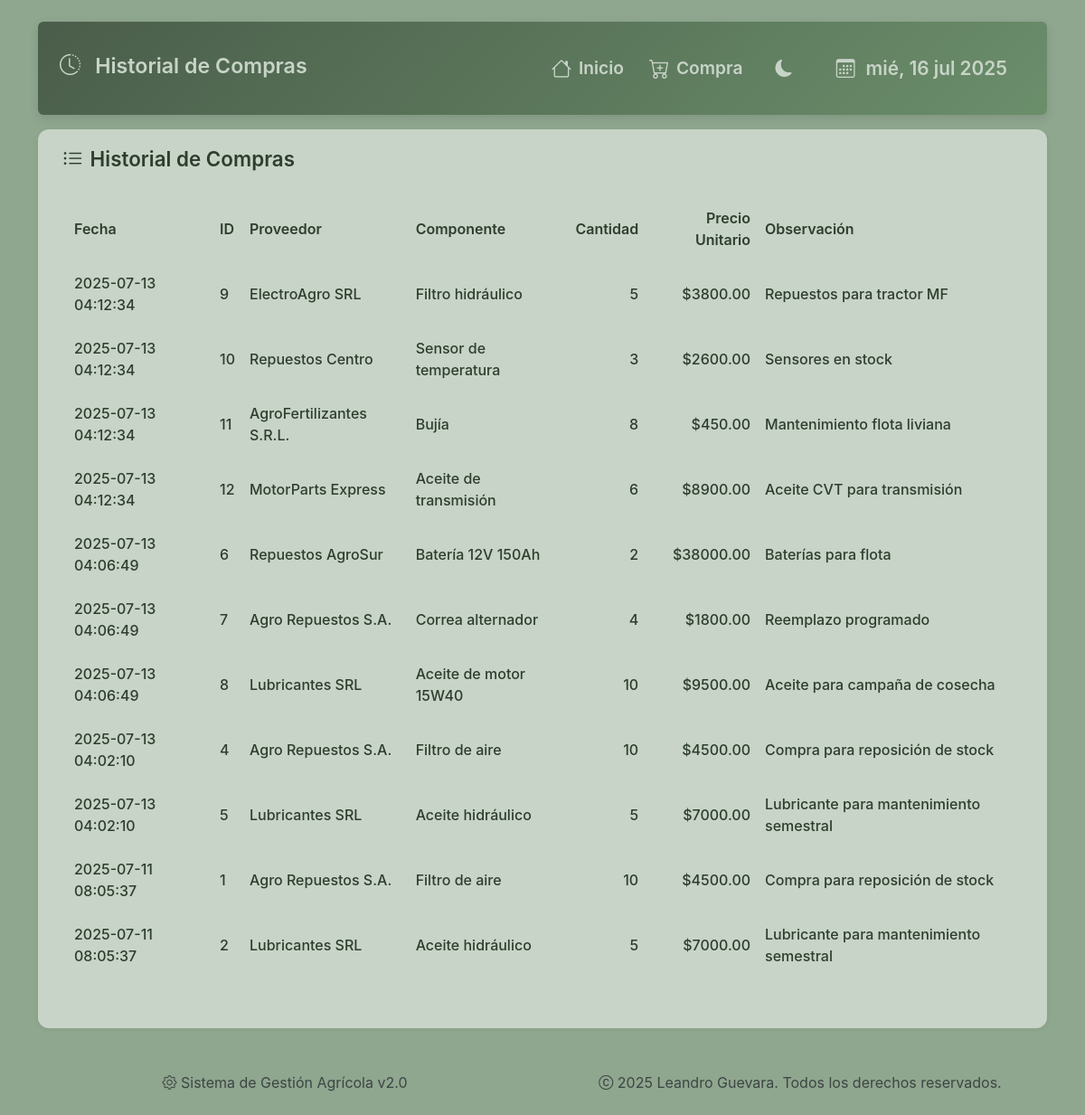
The page /compras/ on the database as committed earlier.
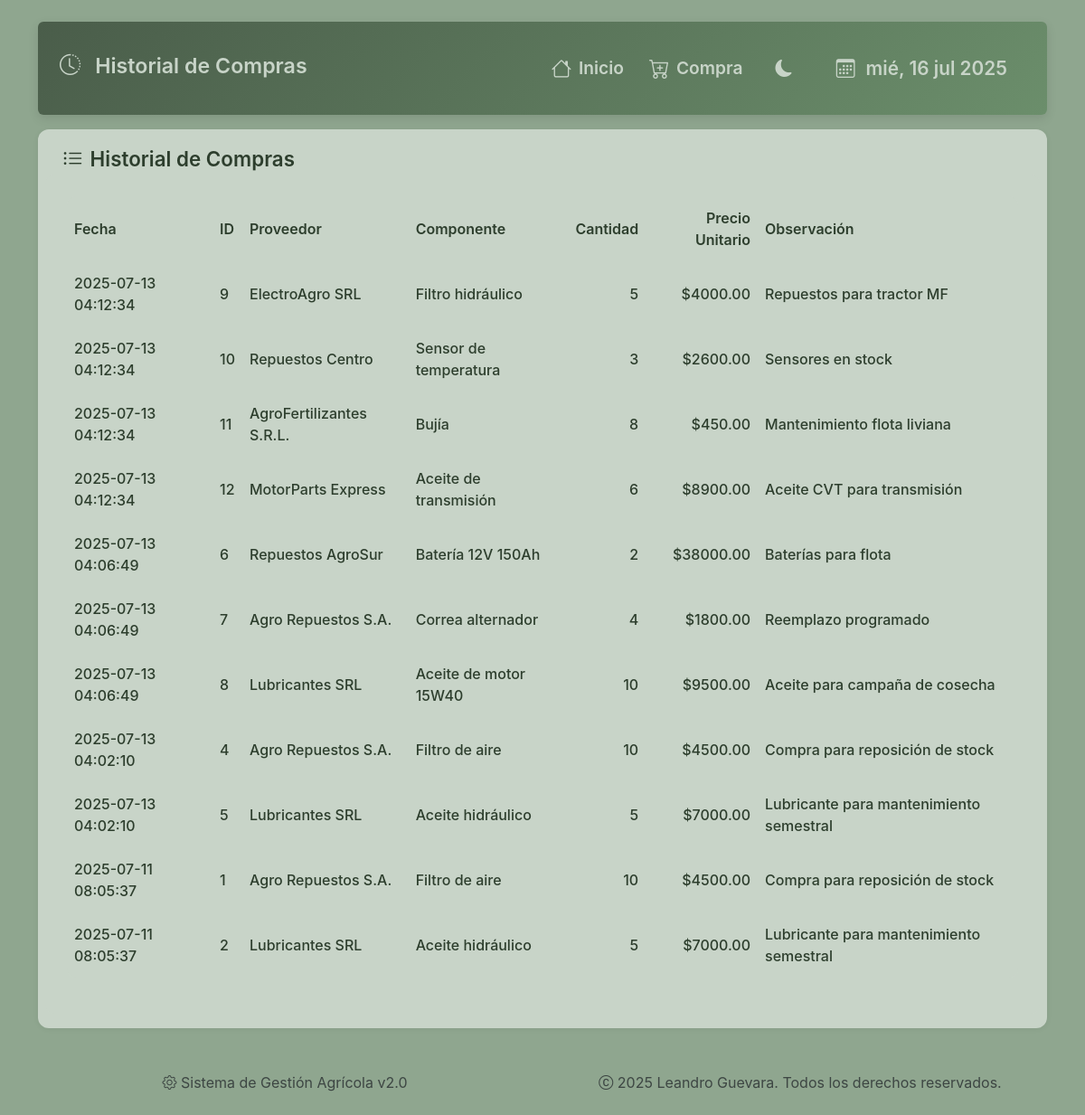
The same page on the database as committed later.
### sistema_gestion_agricola/models/proveedor.py (models this page shows)
class Compra(db.Model):
    __tablename__ = 'compras'
    ID_Compra = db.Column(db.Integer, primary_key=True, autoincrement=True)
    ID_Proveedor = db.Column(db.Integer, db.ForeignKey('proveedores.ID', ondelete='SET NULL'))
    ID_Componente = db.Column(db.Integer, db.ForeignKey('componentes.ID', ondelete='SET NULL'))
    Cantidad = db.Column(db.Integer)
    Precio_Unitario = db.Column(db.Float)
    Observacion = db.Column(db.String)
    Fecha = db.Column(db.DateTime, server_default=db.func.current_timestamp())

class Proveedor(db.Model):
    __tablename__ = 'proveedores'
    ID = db.Column(db.Integer, primary_key=True, autoincrement=True)
    Nombre = db.Column(db.String, nullable=False)
    Localidad = db.Column(db.String)
    Contacto = db.Column(db.String)
    Telefono = db.Column(db.String)
    Email = db.Column(db.String)
    Rubro = db.Column(db.String)
    Direccion = db.Column(db.String)
    Observaciones = db.Column(db.String)

### sistema_gestion_agricola/models/componente.py (models this page shows)
class Componente(db.Model):
    __tablename__ = 'componentes'
    ID = db.Column(db.Integer, primary_key=True, autoincrement=True)
    ID_Componente = db.Column(db.String, unique=True)
    Nombre = db.Column(db.String, nullable=False)
    Descripcion = db.Column(db.String)
    Tipo = db.Column(db.String)
    Foto = db.Column(db.String)
    Marca = db.Column(db.String)
    Modelo = db.Column(db.String)
    Precio = db.Column(db.Float)

### sistema_gestion_agricola/routes/compras.py (the view)
@compras_bp.route('/')
def historial_compras():
    conn = get_db_connection()
    compras = conn.execute('''
        SELECT co.Fecha, co.ID_Compra, co.Cantidad, co.Precio_Unitario, co.Observacion,
               c.Nombre AS Nombre_Componente,
               p.Nombre AS Nombre_Proveedor
        FROM compras co
        JOIN componentes c ON co.ID_Componente = c.ID
        JOIN proveedores p ON co.ID_Proveedor = p.ID
        ORDER BY co.Fecha DESC
    ''').fetchall()
    conn.close()
    return render_template('compras/historial.html', compras=compras)

### sistema_gestion_agricola/utils/db.py (called while the page is built)
def get_db_connection():
    conn = sqlite3.connect('sistema_gestion_agricola.db', timeout=10)
    conn.row_factory = sqlite3.Row
    return conn

### sistema_gestion_agricola/templates/compras/historial.html (shortened to what this page needs)
{% extends "base.html" %}
{% block content %}
<div class="page-wrapper">
    <div class="dashboard-header hidden-item p-4 mb-3 rounded">
        <div class="header-topbar">
            <div class="header-title">
                <h2 class="section-title"><i class="bi bi-clock-history"></i> Historial de Compras</h2>
            </div>
            <div class="header-controls">
                <a href="{{ url_for('index') }}"
                    class="btn btn-outline-primary btn-sm ms-auto">
                    <i class="bi bi-house"></i>
                    <span class="d-none d-md-block d-md-inline">Inicio</span>
                </a>
                <a href="{{ url_for('compras.registrar_compra') }}" class="btn btn-outline-primary btn-sm">
                    <i class="bi bi-cart-plus"></i>
                    <span class="d-none d-md-block d-md-inline">Compra</span>
                </a>
                <button class="theme-toggle" id="themeToggle">
                    <i class="bi bi-moon-fill" id="themeIcon"></i>
                </button>
                <div class="calendar-badge fs-6 d-none d-lg-block">
                    <i class="bi bi-calendar3"></i> <span id="current-date"></span>
                </div>
            </div>
        </div>
    </div>
    <section class="page-section hidden-item mb-0">
        <h3 class="section-title">
            <i class="bi bi-list-ul"></i> Historial de Compras
        </h3>
        <div class="card-section hidden-item mb-0" style="border: none; box-shadow: none;">
            <div id="tableView" class="table-view hidden-item">
                <div class="table-responsive hidden-item">
                    <table class="table table-hover hidden-item align-middle">
                        <thead>
                            <tr>
                                <th class="d-none d-md-table-cell">Fecha</th>
                                <th class="d-none d-lg-table-cell">ID</th>
                                <th>Proveedor</th>
                                <th>Componente</th>
                                <th class="text-end d-none d-md-table-cell">Cantidad</th>
                                <th class="text-end d-none d-md-table-cell">Precio Unitario</th>
                                <th class="d-none d-lg-table-cell">Observación</th>
                            </tr>
                        </thead>
                        <tbody>
                            {% for compra in compras %}
                            <tr class="clickable-row" data-id="{{ compra['ID_Compra'] }}">
                                <td class="d-none d-md-table-cell">{{ compra['Fecha'] }}</td>
                                <td class="d-none d-lg-table-cell">{{ compra['ID_Compra'] }}</td>
                                <td>{{ compra['Nombre_Proveedor'] }}</td>
                                <td>{{ compra['Nombre_Componente'] }}</td>
                                <td class="d-none d-md-table-cell text-end">{{ compra['Cantidad'] }}</td>
                                <td class="d-none d-md-table-cell text-end">${{ '%.2f' | format(compra['Precio_Unitario']) }}</td>
                                <td class="d-none d-lg-table-cell">{{ compra['Observacion'] or '-' }}</td>
                            </tr>
                            {% endfor %}
                        </tbody>
                    </table>
                </div>
            </div>
        </div>
    </section>
</div>
{% endblock %}

Rows that differ between the two databases and show on the page:
changed Compra "Repuestos para tractor MF": Precio_Unitario "3800.00" → "4000.00"
